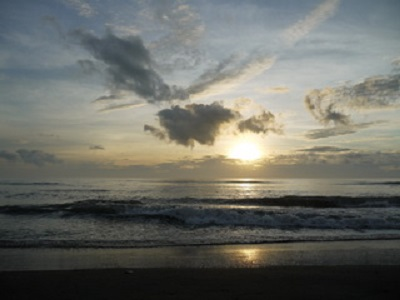
#> input picture media/img01.jpg, 400 x 300 px, found by its file name
$ python pillowthresh.py
#> lines starting #> are read from the running program, lines starting #| are printed output that depends on the picture; after the words box and inside, x2 and y2 are one past the last pixel; in counts of white or black regions, pixels touching at a corner belong together
# -*- coding: utf-8 -*-
"""
Created on Tue Mar  2 15:40:43 2021

@author: 安ㄢ
"""

from PIL import Image
img = Image.open("media\\img01.jpg")
#> img is the input picture: PIL image 400x300 RGB; mean R, G, B 106.6, 107.9, 101.5
w,h = img.size
#> w = 400; h = 300
img = img.convert('L')
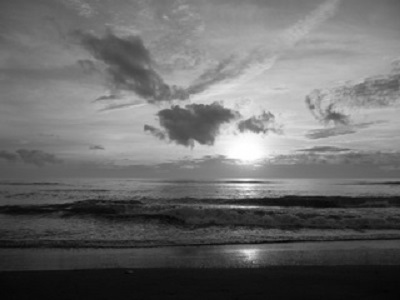
#> img: PIL image 400x300 L; min 4, max 255, mean 106.8
for i in range(w):
    for j in range(h):
        if img.getpixel((i,j)) < 99:
            img.putpixel((i,j),(0))
        else:
            img.putpixel((i,j),(250))
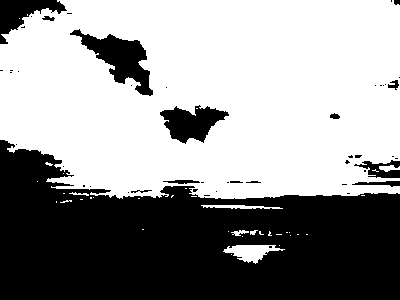
#> img: PIL image 400x300 L; values 0 (black) and 250 (white), 58.6% white; 48 black regions (34 under 20 px), largest, box (x1, y1, x2, y2) and area: (0, 140, 400, 300) 43782, (70, 29, 153, 96) 2131, (160, 105, 229, 144) 1518

img.save("media\\thresh2.jpg")
img.show()

$ run again, with media/face.jpg copied over media/img01.jpg
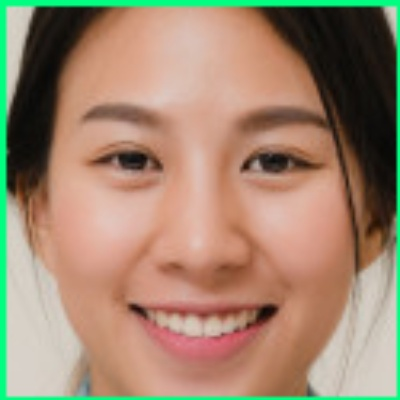
#> input picture media/face.jpg, 400 x 400 px, found by its file name
#> img is the input picture: PIL image 400x400 RGB; mean R, G, B 159.4, 134.8, 111.4
#> `img = img.convert('L')`:
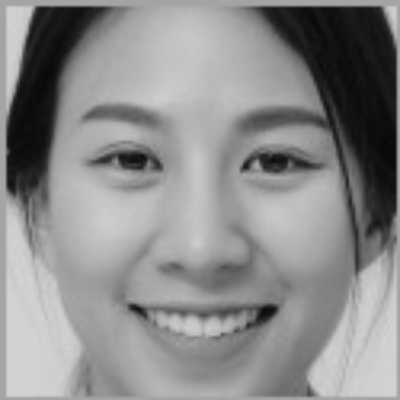
#> img: PIL image 400x400 L; min 8, max 212, mean 139.5
#> after the loop `for i in range(w):`:
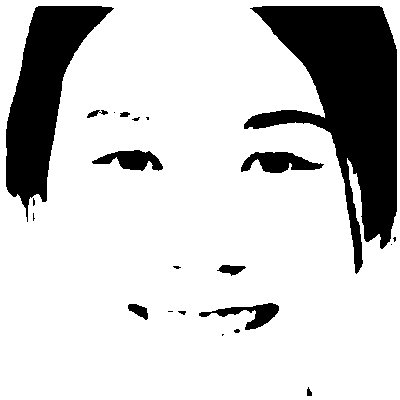
#> img: PIL image 400x400 L; values 0 (black) and 250 (white), 80.3% white; 22 black regions (11 under 20 px), largest, box (x1, y1, x2, y2) and area: (244, 6, 397, 274) 18551, (6, 6, 114, 222) 9665, (241, 152, 324, 173) 1071
